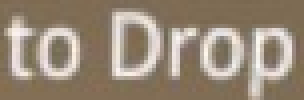
#> input picture menu_templates/pickup_drop.png, 76 x 25 px (shown 4 times larger)
$ python -i menu_selection.py   (imports and definitions only)
#> lines starting #> are read from the running program, lines starting #| are printed output that depends on the picture
#> further down, picture is the input picture: PIL image 76x25 RGB; mean R, G, B 151.9, 137, 119.2
"""Visual, single-click menu selection on a frozen headset view."""
import csv
import io
from functools import lru_cache
from pathlib import Path
import re
import shutil
import subprocess

import cv2
import numpy as np
from PIL import Image, ImageOps

# English labels and tooltip wording observed in the in-game menus.
PRESETS = {
    "new instance": ("Create a new instance of this world", "Create New Instance"),
    "search worlds": ("Click to search all worlds", "Input"),
}


# [14 lines left out: function calibration_guide_area, not called in this run]


def words(text):
    return " ".join(re.findall(r"\w+", text.casefold()))


# [26 lines left out: function read_lines, not called in this run]


def laser_tip(image, previous=None, target=None, *, minimum_value=95):
    """Locate the upper end of a cyan beam, using an earlier pose when available."""
#> called with minimum_value = 95
    rgb = np.asarray(image.convert("RGB").resize((600,672)))
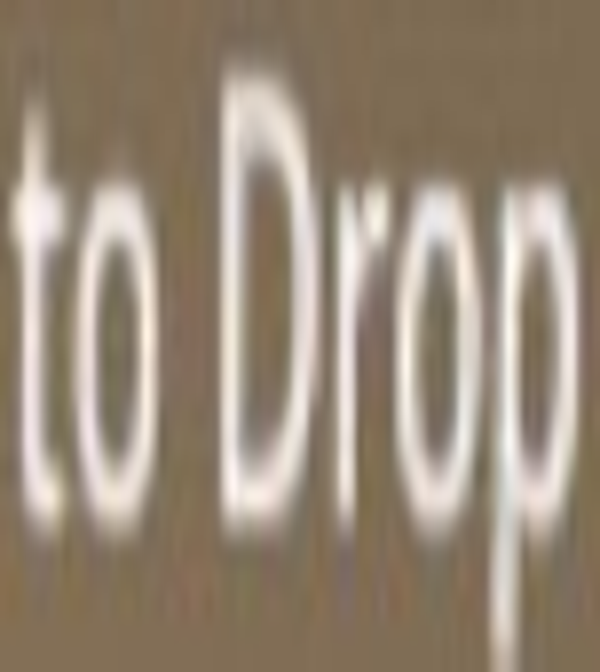
#> rgb: shape (672, 600, 3); mean R, G, B 151.9, 137, 119.2
    cyan = cv2.inRange(cv2.cvtColor(rgb,cv2.COLOR_RGB2HSV),(82,55,minimum_value),(106,255,255))
#> cyan: shape (672, 600); every value is 0
    mask = cyan.copy() if previous is not None else cyan
    if previous is not None:
        old = np.asarray(previous.convert("RGB").resize((600,672)))
        changed = cv2.absdiff(rgb,old).max(axis=2) > 24
        mask[~changed] = 0
    lines = cv2.HoughLinesP(mask,1,np.pi/360,30,minLineLength=50,maxLineGap=9)
#> lines = None
    candidates = []
    rows, columns = np.nonzero(cyan)
#> rows = empty array; columns = empty array
    for x,y,u,v in (() if lines is None else lines.reshape(-1, 4)):
        if v<y:
            x,y,u,v = u,v,x,y
        if u>360 and v>380 and v-y>35 and u>x+15:
            # Frame differencing and a changing background can split one visible beam.
            # Follow its current color back along the detected line to recover the tip.
            on_beam = np.abs(columns - (x + (rows - y) * (u - x) / (v - y))) <= 4
            tip_y = y
            for row in np.unique(rows[on_beam & (rows < y)])[::-1]:
                if tip_y - row > 16:
                    break
                tip_y = row
            tip_x = x if tip_y == y else float(np.median(columns[on_beam & (rows == tip_y)]))
            tip = (tip_x/600,tip_y/672)
            distance = np.linalg.norm(np.subtract(tip,target)) if target is not None else 0
            candidates.append((np.hypot(u-x,v-y)/(1+3*distance),*tip))
#> this loop made 0 passes
#> after the loop, candidates = []
    return max(candidates)[1:] if candidates else None


# The game mirror crops the eye image. This seed still needs visual confirmation.
GAME_MIRROR_AIM_OFFSET = (.09, .54)


class PointerCalibration:
    """Fit screen-space motion from small, observed changes in commanded aim."""

    # [6 lines left out: function __init__, not called in this run]

    def probe(self):
        offset = next(self.probes, None)
        return None if offset is None else np.clip(self.initial + offset,0,1)

    # [69 lines left out: functions correct, reference, recognize_references, inspect_frame, unchanged, not called in this run]


class Selection:
    # [88 lines left out: functions __init__, tick, not called in this run]

>>> from PIL import Image
>>> picture = Image.open('menu_templates/pickup_drop.png')
>>> result = laser_tip(picture)
